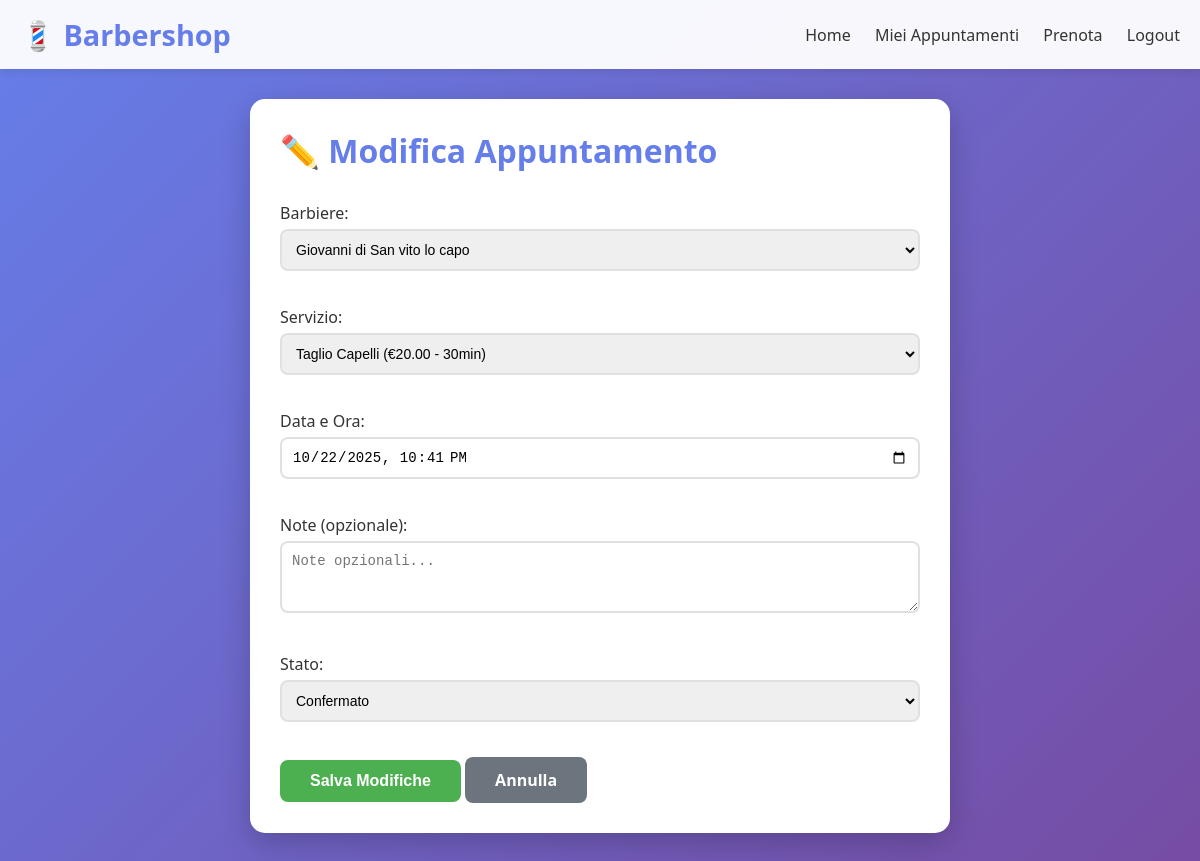
The app's page /appuntamenti/1/modifica/ (signed in) with its own data.
### appointments/models.py (models this page shows, shortened)
class Appuntamento(models.Model):
    STATI = [
        ('confermato', 'Confermato'),
        ('completato', 'Completato'),
        ('cancellato', 'Cancellato'),
        ('in_attesa', 'In Attesa'),
    ]
    cliente = models.ForeignKey(Cliente, on_delete=models.CASCADE, related_name='appuntamenti')
    barbiere = models.ForeignKey(Barbiere, on_delete=models.CASCADE, related_name='appuntamenti')
    servizio = models.ForeignKey(Servizio, on_delete=models.CASCADE)
    data_ora = models.DateTimeField(verbose_name="Data e ora")
    stato = models.CharField(max_length=20, choices=STATI, default='confermato')
    note = models.TextField(blank=True, null=True)
    creato_il = models.DateTimeField(auto_now_add=True)
    modificato_il = models.DateTimeField(auto_now=True)
    class Meta:
        verbose_name_plural = "Appuntamenti"
        ordering = ['-data_ora']

### appointments/views.py (the view)
# urls.py: path('appuntamenti/<int:appuntamento_id>/modifica/', views.modifica_appuntamento, name='modifica_appuntamento'),
@login_required
def modifica_appuntamento(request, appuntamento_id):
    try:
        cliente = Cliente.objects.get(user=request.user)
    except Cliente.DoesNotExist:
        messages.error(request, 'Profilo cliente non trovato.')
        return redirect('home')
    appuntamento = get_object_or_404(Appuntamento, id=appuntamento_id, cliente=cliente)
    if request.method == 'POST':
        form = AppuntamentoForm(request.POST, instance=appuntamento)
        if form.is_valid():
            form.save()
            messages.success(request, 'Appuntamento modificato con successo!')
            return redirect('lista_appuntamenti')
        else:
            messages.error(request, 'Per favore controlla la data e anche i dati mancanti per favore')
    else:
        form = AppuntamentoForm(instance=appuntamento)
    context = {
        'form': form,
        'appuntamento': appuntamento,
        'modifica': True,
    }
    return render(request, 'appointments/crea_appuntamento.html', context)

### appointments/models.py (called while the page is built)
    def __str__(self):
        return self.nome

    def __str__(self):
        return f"{self.nome} (€{self.prezzo} - {self.durata_minuti}min)"

### appointments/templates/appointments/crea_appuntamento.html (shortened to what this page needs)
{% extends 'appointments/base.html' %}
{% block content %}
<div class="card" style="max-width: 700px; margin: 0 auto;">
    <h1 style="color: #667eea; margin-bottom: 30px;">
        {% if modifica %}
            ✏️ Modifica Appuntamento
        {% else %}
            ➕ Nuovo Appuntamento
        {% endif %}
    </h1>
    <form method="POST">
        <div class="form-group">
            <label>Barbiere:</label>
            {{ form.barbiere }}
        </div>
        <div class="form-group">
            <label>Servizio:</label>
            {{ form.servizio }}
        </div>
        <div class="form-group">
            <label>Data e Ora:</label>
            {{ form.data_ora }}
        </div>
         <div class="form-group">
             <label>Note (opzionale):</label>
             {{ form.note }}
         </div>
         {% if 'stato' in form.fields %}
         <div class="form-group">
             <label>Stato:</label>
             {{ form.stato }}
         </div>
         {% endif %}
         <button type="submit" class="btn btn-success">
             {% if modifica %}Salva Modifiche{% else %}Prenota{% endif %}
         </button>
        <a href="{% url 'lista_appuntamenti' %}" class="btn btn-secondary">Annulla</a>
    </form>
</div>
{% endblock %}

### appointments/templates/appointments/base.html (style rules this page uses)
* { margin: 0; padding: 0; box-sizing: border-box; }
body { font-family: 'Segoe UI', Tahoma, Geneva, Verdana, sans-serif; background: linear-gradient(135deg, #667eea 0%, #764ba2 100%); min-height: 100vh; padding-bottom: 50px; }
.card { background: white; border-radius: 15px; padding: 30px; box-shadow: 0 10px 30px rgba(0,0,0,0.2); margin-bottom: 20px; }
.form-control { width: 100%; padding: 10px; border: 2px solid #e0e0e0; border-radius: 8px; font-size: 14px; margin-bottom: 15px; }
.form-group { margin-bottom: 20px; }
.form-group label { display: block; margin-bottom: 5px; font-weight: 500; color: #333; }
.btn { padding: 12px 30px; border: none; border-radius: 8px; font-size: 16px; font-weight: bold; cursor: pointer; transition: all 0.3s; text-decoration: none; display: inline-block; }
.btn-success { background: #4caf50; color: white; }
.btn-secondary { background: #6c757d; color: white; }

### records on screen
Appuntamento: barbiere "Giovanni di San vito lo capo", servizio "Taglio Capelli (€20.00 - 30min)", data_ora "10/22/2025 22:41", stato "Confermato"
